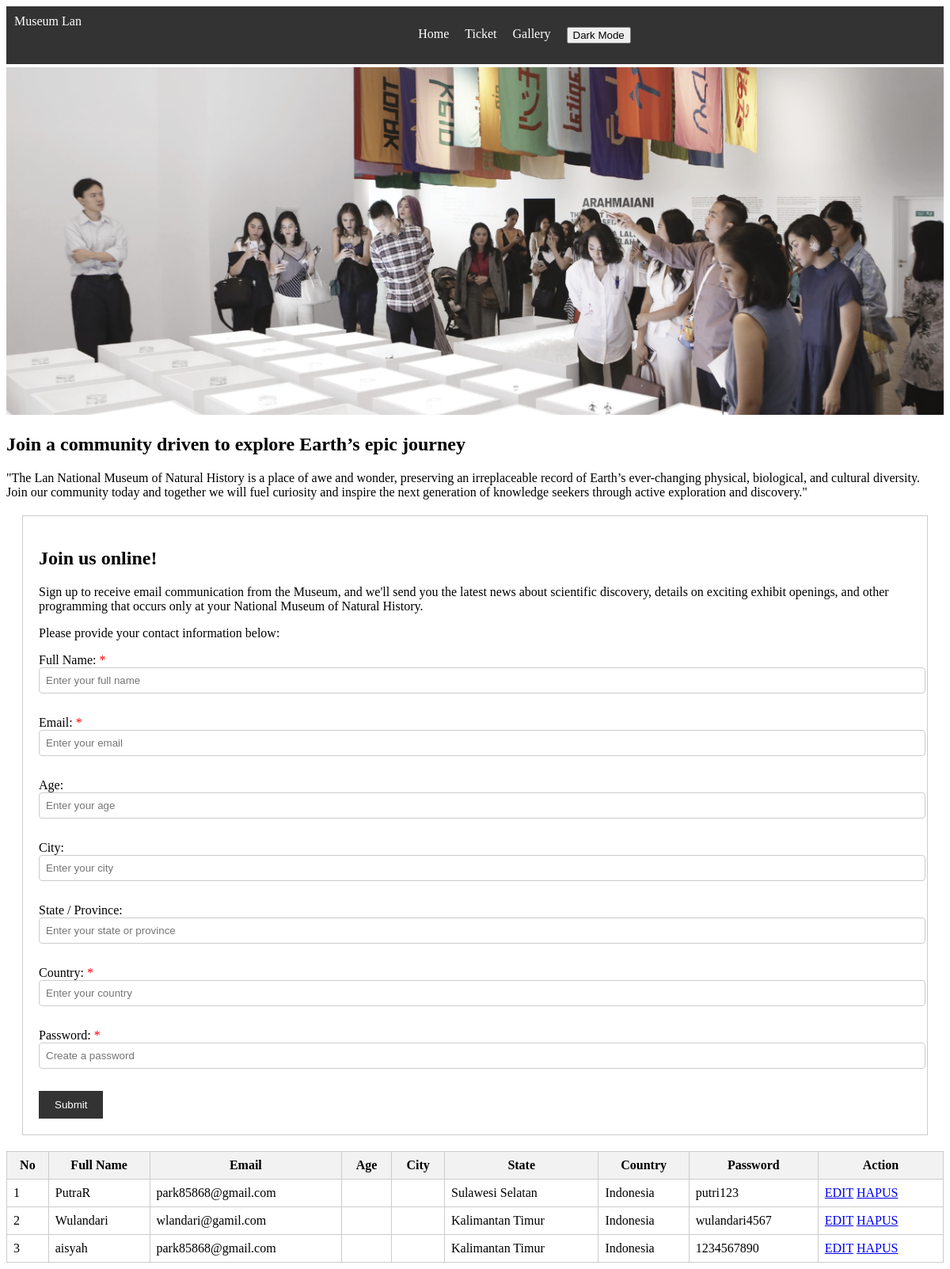
/p.php, run on the app's committed database.
### tables this page shows
CREATE TABLE `join` (
  `ID_pelanggan` int(11) NOT NULL,
  `full_name` text NOT NULL,
  `email` varchar(50) NOT NULL,
  `Age` int(11) NOT NULL,
  `City` varchar(50) NOT NULL,
  `state` text NOT NULL,
  `country` varchar(50) NOT NULL,
  `subscription_type` enum('General Museum News','Scientific Discoveries','Exhibitions & Events','') NOT NULL,
  `password` varchar(50) NOT NULL,
  `photo` varchar(255) NOT NULL
);

### p.php (the view, shortened to what this page needs)
<!DOCTYPE html>
<html lang="en">
<head>
</head>
<body>
    <header>
        <nav class="navbar">
            <div class="logo">Museum Lan</div>
            <ul class="nav-links">
                <li><a href="index.php">Home</a></li>
                <li><a href="ticket.php">Ticket</a></li>
                <li><a href="galery.php">Gallery</a></li>
                <button id="dark-mode-toggle" class="dark-mode-toggle">Dark Mode</button>
            </ul>
        </nav>
        <div class="banner">
            <img src="img/formulir.png" alt="Museum Banner" id="banner-image">
        </div>
    </header>
    <main>
        <section class="content">
            <h2>Join a community driven to explore Earth’s epic journey</h2>
            <p>"The Lan National Museum of Natural History is a place of awe and wonder, preserving an irreplaceable record of Earth’s ever-changing physical, biological, and cultural diversity. Join our community today and together we will fuel curiosity and inspire the next generation of knowledge seekers through active exploration and discovery."</p>
        </section>
        <div class="form-container">
            <h2>Join us online!</h2>
            <p>Sign up to receive email communication from the Museum, and we'll send you the latest news about scientific discovery, details on exciting exhibit openings, and other programming that occurs only at your National Museum of Natural History.</p>
            <p>Please provide your contact information below:</p>
            <form method="POST" action="">
                <label for="first-name">Full Name: <span style="color: red;">*</span></label>
                <input type="text" id="full_name" name="full_name" placeholder="Enter your full name" required><br><br>
                <label for="email">Email: <span style="color: red;">*</span></label>
                <input type="email" id="email" name="email" placeholder="Enter your email" required><br><br>
                <label for="age">Age:</label>
                <input type="number" id="age" name="age" placeholder="Enter your age"><br><br>
                <label for="city">City:</label>
                <input type="text" id="city" name="city" placeholder="Enter your city"><br><br>
                <label for="state">State / Province:</label>
                <input type="text" id="state" name="state" placeholder="Enter your state or province"><br><br>
                <label for="country">Country: <span style="color: red;">*</span></label>
                <input type="text" id="country" name="country" placeholder="Enter your country" required><br><br>
                <label for="password">Password: <span style="color: red;">*</span></label>
                <input type="password" id="password" name="password" placeholder="Create a password" required><br><br>
                <button type="submit">Submit</button>
            </form>
        </div>
    </main>
    <table border="1">
        <tr>
            <th>No</th>
            <th>Full Name</th>
            <th>Email</th>
            <th>Age</th>
            <th>City</th>
            <th>State</th>
            <th>Country</th>
            <th>Password</th>
            <th>Action</th>
        </tr>
        <?php
        include 'koneksi.php';
        $no = 1;
        $data = mysqli_query($conn, "SELECT * FROM `join`");
        while ($d = mysqli_fetch_array($data)) {
            ?>
            <tr>
                <td><?php echo $no++; ?></td>
                <td><?php echo $d['full_name']; ?></td>
                <td><?php echo $d['email']; ?></td>
                <td><?php echo $d['age']; ?></td>
                <td><?php echo $d['city']; ?></td>
                <td><?php echo $d['state']; ?></td>
                <td><?php echo $d['country']; ?></td>
                <td><?php echo $d['password']; ?></td>
                <td>
                    <a href="edit.php?id=<?php echo $d['id']; ?>">EDIT</a>
                    <a href="hapus.php?id=<?php echo $d['id']; ?>">HAPUS</a>
                </td>
            </tr>
            <?php
        }
        ?>
    </table>
</body>
</html>

### p.php (style rules this page uses)
.navbar { display: flex; justify-content: space-between; background-color: #333; padding: 10px; color: white; }
.navbar ul { display: flex; list-style: none; }
.navbar ul li { margin-right: 20px; }
.navbar a { color: white; text-decoration: none; }
.banner img { width: 100%; height: auto; }
.form-container { margin: 20px; padding: 20px; border: 1px solid #ccc; }
form input { margin-bottom: 10px; width: 100%; padding: 8px; border-radius: 4px; border: 1px solid #ccc; }
form button { padding: 10px 20px; background-color: #333; color: white; border: none; cursor: pointer; }
table { width: 100%; border-collapse: collapse; }
table, th, td { border: 1px solid #ccc; padding: 8px; }
th { background-color: #f2f2f2; }

### data on the page
join: full_name "PutraR", email "park85868@gmail.com", state "Sulawesi Selatan", country "Indonesia", password "putri123"
join: full_name "Wulandari", email "wlandari@gamil.com", state "Kalimantan Timur", country "Indonesia", password "wulandari4567"
join: full_name "aisyah", email "park85868@gmail.com", state "Kalimantan Timur", country "Indonesia", password "1234567890"
